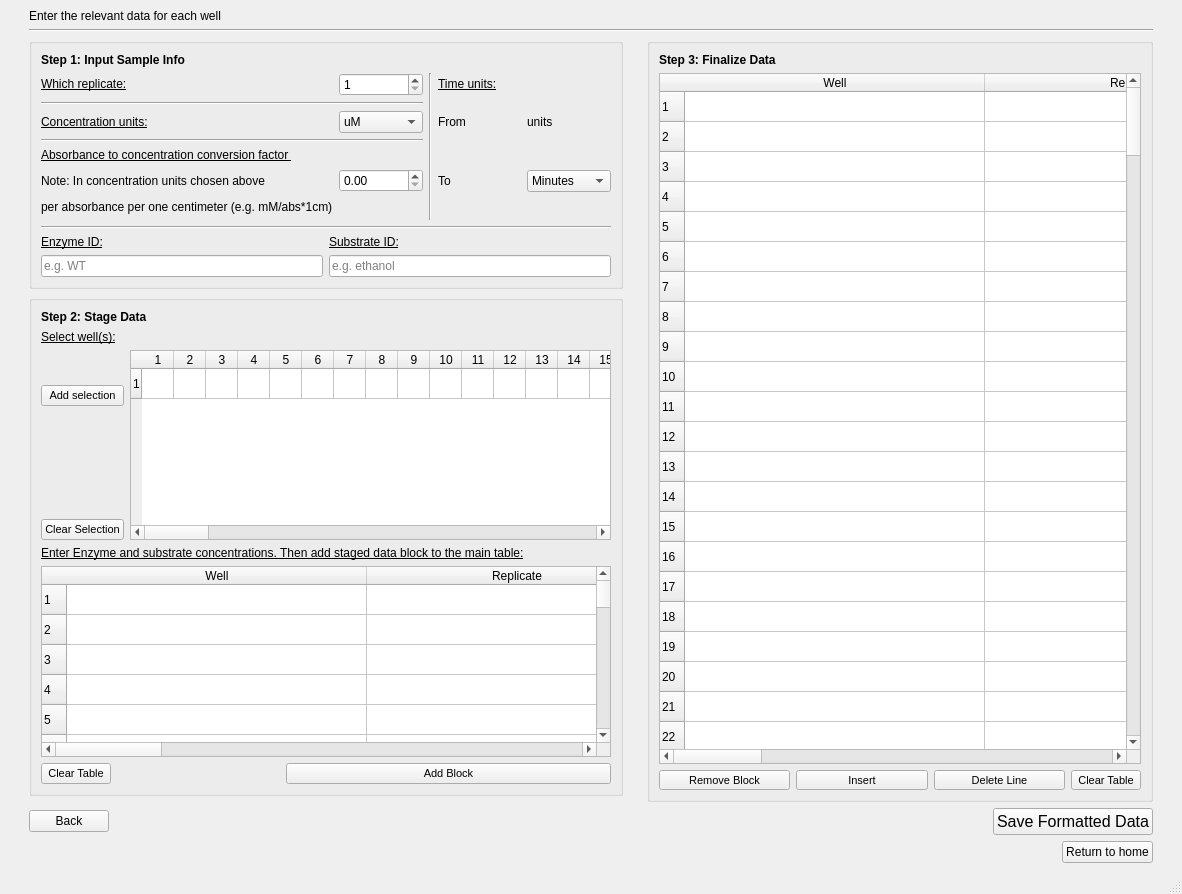
<?xml version="1.0" encoding="UTF-8"?>
<ui version="4.0">
 <class>MainWindow</class>
 <widget class="QMainWindow" name="MainWindow">
  <property name="geometry">
   <rect>
    <x>0</x>
    <y>0</y>
    <width>1182</width>
    <height>894</height>
   </rect>
  </property>
  <property name="sizePolicy">
   <sizepolicy hsizetype="Fixed" vsizetype="Fixed">
    <horstretch>0</horstretch>
    <verstretch>0</verstretch>
   </sizepolicy>
  </property>
  <property name="windowTitle">
   <string>Column Map Selection</string>
  </property>
  <widget class="QWidget" name="centralwidget">
   <layout class="QGridLayout" name="gridLayout_2">
    <item row="3" column="2">
     <widget class="QGroupBox" name="groupBox_2">
      <property name="title">
       <string/>
      </property>
      <layout class="QGridLayout" name="gridLayout_8">
       <item row="2" column="0">
        <layout class="QHBoxLayout" name="horizontalLayout_5">
         <item>
          <layout class="QVBoxLayout" name="verticalLayout">
           <item alignment="Qt::AlignVCenter">
            <widget class="QPushButton" name="addslct_btn">
             <property name="sizePolicy">
              <sizepolicy hsizetype="Minimum" vsizetype="Minimum">
               <horstretch>0</horstretch>
               <verstretch>0</verstretch>
              </sizepolicy>
             </property>
             <property name="font">
              <font>
               <pointsize>8</pointsize>
              </font>
             </property>
             <property name="text">
              <string>Add selection</string>
             </property>
            </widget>
           </item>
           <item alignment="Qt::AlignBottom">
            <widget class="QPushButton" name="clear_btn">
             <property name="sizePolicy">
              <sizepolicy hsizetype="Minimum" vsizetype="Minimum">
               <horstretch>0</horstretch>
               <verstretch>0</verstretch>
              </sizepolicy>
             </property>
             <property name="font">
              <font>
               <pointsize>8</pointsize>
              </font>
             </property>
             <property name="text">
              <string>Clear Selection</string>
             </property>
            </widget>
           </item>
          </layout>
         </item>
         <item>
          <widget class="QTableWidget" name="headers_table">
           <property name="sizePolicy">
            <sizepolicy hsizetype="Expanding" vsizetype="Preferred">
             <horstretch>0</horstretch>
             <verstretch>0</verstretch>
            </sizepolicy>
           </property>
           <property name="maximumSize">
            <size>
             <width>16777215</width>
             <height>300</height>
            </size>
           </property>
           <property name="editTriggers">
            <set>QAbstractItemView::AnyKeyPressed|QAbstractItemView::DoubleClicked</set>
           </property>
           <property name="selectionMode">
            <enum>QAbstractItemView::MultiSelection</enum>
           </property>
           <property name="rowCount">
            <number>1</number>
           </property>
           <property name="columnCount">
            <number>100</number>
           </property>
           <attribute name="horizontalHeaderMinimumSectionSize">
            <number>32</number>
           </attribute>
           <attribute name="horizontalHeaderDefaultSectionSize">
            <number>32</number>
           </attribute>
           <row/>
           <column/>
           <column/>
           <column/>
           <column/>
           <column/>
           <column/>
           <column/>
           <column/>
           <column/>
           <column/>
           <column/>
           <column/>
           <column/>
           <column/>
           <column/>
           <column/>
           <column/>
           <column/>
           <column/>
           <column/>
           <column/>
           <column/>
           <column/>
           <column/>
           <column/>
           <column/>
           <column/>
           <column/>
           <column/>
           <column/>
           <column/>
           <column/>
           <column/>
           <column/>
           <column/>
           <column/>
           <column/>
           <column/>
           <column/>
           <column/>
           <column/>
           <column/>
           <column/>
           <column/>
           <column/>
           <column/>
           <column/>
           <column/>
           <column/>
           <column/>
           <column/>
           <column/>
           <column/>
           <column/>
           <column/>
           <column/>
           <column/>
           <column/>
           <column/>
           <column/>
           <column/>
           <column/>
           <column/>
           <column/>
           <column/>
           <column/>
           <column/>
           <column/>
           <column/>
           <column/>
           <column/>
           <column/>
           <column/>
           <column/>
           <column/>
           <column/>
           <column/>
           <column/>
           <column/>
           <column/>
           <column/>
           <column/>
           <column/>
           <column/>
           <column/>
           <column/>
           <column/>
           <column/>
           <column/>
           <column/>
           <column/>
           <column/>
           <column/>
           <column/>
           <column/>
           <column/>
           <column/>
           <column/>
           <column/>
           <column/>
          </widget>
         </item>
        </layout>
       </item>
       <item row="1" column="0">
        <widget class="QLabel" name="label_3">
         <property name="sizePolicy">
          <sizepolicy hsizetype="Preferred" vsizetype="Preferred">
           <horstretch>0</horstretch>
           <verstretch>0</verstretch>
          </sizepolicy>
         </property>
         <property name="text">
          <string>&lt;html&gt;&lt;head/&gt;&lt;body&gt;&lt;p&gt;&lt;span style=&quot; text-decoration: underline;&quot;&gt;Select well(s):&lt;/span&gt;&lt;/p&gt;&lt;/body&gt;&lt;/html&gt;</string>
         </property>
        </widget>
       </item>
       <item row="0" column="0">
        <widget class="QLabel" name="label_9">
         <property name="text">
          <string>&lt;html&gt;&lt;head/&gt;&lt;body&gt;&lt;p&gt;&lt;span style=&quot; font-weight:600;&quot;&gt;Step 2: Stage Data&lt;/span&gt;&lt;/p&gt;&lt;/body&gt;&lt;/html&gt;</string>
         </property>
        </widget>
       </item>
       <item row="3" column="0">
        <layout class="QGridLayout" name="gridLayout_5">
         <item row="1" column="0" colspan="3">
          <widget class="QTableWidget" name="settable">
           <property name="focusPolicy">
            <enum>Qt::StrongFocus</enum>
           </property>
           <property name="toolTip">
            <string/>
           </property>
           <property name="selectionMode">
            <enum>QAbstractItemView::ExtendedSelection</enum>
           </property>
           <property name="selectionBehavior">
            <enum>QAbstractItemView::SelectItems</enum>
           </property>
           <property name="sortingEnabled">
            <bool>false</bool>
           </property>
           <property name="wordWrap">
            <bool>false</bool>
           </property>
           <property name="rowCount">
            <number>100</number>
           </property>
           <property name="columnCount">
            <number>5</number>
           </property>
           <attribute name="horizontalHeaderCascadingSectionResizes">
            <bool>false</bool>
           </attribute>
           <attribute name="horizontalHeaderMinimumSectionSize">
            <number>17</number>
           </attribute>
           <attribute name="horizontalHeaderDefaultSectionSize">
            <number>300</number>
           </attribute>
           <attribute name="horizontalHeaderShowSortIndicator" stdset="0">
            <bool>false</bool>
           </attribute>
           <attribute name="horizontalHeaderStretchLastSection">
            <bool>false</bool>
           </attribute>
           <row/>
           <row/>
           <row/>
           <row/>
           <row/>
           <row/>
           <row/>
           <row/>
           <row/>
           <row/>
           <row/>
           <row/>
           <row/>
           <row/>
           <row/>
           <row/>
           <row/>
           <row/>
           <row/>
           <row/>
           <row/>
           <row/>
           <row/>
           <row/>
           <row/>
           <row/>
           <row/>
           <row/>
           <row/>
           <row/>
           <row/>
           <row/>
           <row/>
           <row/>
           <row/>
           <row/>
           <row/>
           <row/>
           <row/>
           <row/>
           <row/>
           <row/>
           <row/>
           <row/>
           <row/>
           <row/>
           <row/>
           <row/>
           <row/>
           <row/>
           <row/>
           <row/>
           <row/>
           <row/>
           <row/>
           <row/>
           <row/>
           <row/>
           <row/>
           <row/>
           <row/>
           <row/>
           <row/>
           <row/>
           <row/>
           <row/>
           <row/>
           <row/>
           <row/>
           <row/>
           <row/>
           <row/>
           <row/>
           <row/>
           <row/>
           <row/>
           <row/>
           <row/>
           <row/>
           <row/>
           <row/>
           <row/>
           <row/>
           <row/>
           <row/>
           <row/>
           <row/>
           <row/>
           <row/>
           <row/>
           <row/>
           <row/>
           <row/>
           <row/>
           <row/>
           <row/>
           <row/>
           <row/>
           <row/>
           <row/>
           <column>
            <property name="text">
             <string>Well</string>
            </property>
           </column>
           <column>
            <property name="text">
             <string>Replicate</string>
            </property>
           </column>
           <column>
            <property name="text">
             <string>Sample ID</string>
            </property>
           </column>
           <column>
            <property name="text">
             <string>[Substrate]</string>
            </property>
           </column>
           <column>
            <property name="text">
             <string>[Enzyme]</string>
            </property>
           </column>
          </widget>
         </item>
         <item row="4" column="0" alignment="Qt::AlignLeft">
          <widget class="QToolButton" name="cleartab_btn">
           <property name="sizePolicy">
            <sizepolicy hsizetype="Minimum" vsizetype="Minimum">
             <horstretch>0</horstretch>
             <verstretch>0</verstretch>
            </sizepolicy>
           </property>
           <property name="font">
            <font>
             <pointsize>8</pointsize>
            </font>
           </property>
           <property name="text">
            <string>Clear Table</string>
           </property>
          </widget>
         </item>
         <item row="4" column="1" colspan="2">
          <widget class="QPushButton" name="add_btn">
           <property name="sizePolicy">
            <sizepolicy hsizetype="Minimum" vsizetype="Minimum">
             <horstretch>0</horstretch>
             <verstretch>0</verstretch>
            </sizepolicy>
           </property>
           <property name="font">
            <font>
             <pointsize>8</pointsize>
            </font>
           </property>
           <property name="text">
            <string>Add Block</string>
           </property>
          </widget>
         </item>
         <item row="0" column="0" colspan="2">
          <widget class="QLabel" name="label_11">
           <property name="text">
            <string>&lt;html&gt;&lt;head/&gt;&lt;body&gt;&lt;p&gt;&lt;span style=&quot; text-decoration: underline;&quot;&gt;Enter Enzyme and substrate concentrations. Then add staged data block to the main table:&lt;/span&gt;&lt;/p&gt;&lt;/body&gt;&lt;/html&gt;</string>
           </property>
          </widget>
         </item>
        </layout>
       </item>
      </layout>
     </widget>
    </item>
    <item row="2" column="2">
     <widget class="QGroupBox" name="groupBox">
      <property name="title">
       <string/>
      </property>
      <layout class="QGridLayout" name="gridLayout_7">
       <item row="1" column="0">
        <layout class="QGridLayout" name="gridLayout_6">
         <item row="0" column="4">
          <widget class="QLabel" name="label_5">
           <property name="text">
            <string>&lt;html&gt;&lt;head/&gt;&lt;body&gt;&lt;p&gt;&lt;span style=&quot; text-decoration: underline;&quot;&gt;Time units:&lt;/span&gt;&lt;/p&gt;&lt;/body&gt;&lt;/html&gt;</string>
           </property>
          </widget>
         </item>
         <item row="0" column="0">
          <widget class="QLabel" name="label_2">
           <property name="text">
            <string>&lt;html&gt;&lt;head/&gt;&lt;body&gt;&lt;p&gt;&lt;span style=&quot; text-decoration: underline;&quot;&gt;Which replicate:&lt;/span&gt;&lt;/p&gt;&lt;/body&gt;&lt;/html&gt;</string>
           </property>
          </widget>
         </item>
         <item row="4" column="5">
          <widget class="QComboBox" name="to_combobox">
           <property name="currentIndex">
            <number>1</number>
           </property>
           <item>
            <property name="text">
             <string>Seconds</string>
            </property>
           </item>
           <item>
            <property name="text">
             <string>Minutes</string>
            </property>
           </item>
           <item>
            <property name="text">
             <string>Hours</string>
            </property>
           </item>
          </widget>
         </item>
         <item row="2" column="1">
          <widget class="QComboBox" name="conc_combobox">
           <property name="currentIndex">
            <number>2</number>
           </property>
           <item>
            <property name="text">
             <string>pM</string>
            </property>
           </item>
           <item>
            <property name="text">
             <string>nM</string>
            </property>
           </item>
           <item>
            <property name="text">
             <string>uM</string>
            </property>
           </item>
           <item>
            <property name="text">
             <string>mM</string>
            </property>
           </item>
          </widget>
         </item>
         <item row="0" column="3" rowspan="6">
          <widget class="Line" name="line_2">
           <property name="orientation">
            <enum>Qt::Vertical</enum>
           </property>
          </widget>
         </item>
         <item row="4" column="0">
          <widget class="QLabel" name="label_14">
           <property name="text">
            <string>&lt;html&gt;&lt;head/&gt;&lt;body&gt;&lt;p&gt;&lt;span style=&quot; text-decoration: underline;&quot;&gt;Absorbance to concentration conversion factor &lt;/span&gt;&lt;/p&gt;&lt;p&gt;Note: In concentration units chosen above&lt;/p&gt;&lt;p&gt;per absorbance per one centimeter (e.g. mM/abs*1cm)&lt;/p&gt;&lt;/body&gt;&lt;/html&gt;</string>
           </property>
          </widget>
         </item>
         <item row="0" column="1">
          <widget class="QSpinBox" name="repl_spinbox">
           <property name="minimum">
            <number>1</number>
           </property>
          </widget>
         </item>
         <item row="1" column="0" colspan="2">
          <widget class="Line" name="line_4">
           <property name="orientation">
            <enum>Qt::Horizontal</enum>
           </property>
          </widget>
         </item>
         <item row="4" column="1">
          <widget class="QDoubleSpinBox" name="abs_to_conc_spinbox"/>
         </item>
         <item row="2" column="4">
          <widget class="QLabel" name="label_12">
           <property name="text">
            <string>From</string>
           </property>
          </widget>
         </item>
         <item row="2" column="5">
          <widget class="QLabel" name="initial_timeunits_label">
           <property name="text">
            <string>units</string>
           </property>
          </widget>
         </item>
         <item row="4" column="4">
          <widget class="QLabel" name="label_13">
           <property name="text">
            <string>To</string>
           </property>
          </widget>
         </item>
         <item row="2" column="0">
          <widget class="QLabel" name="label_7">
           <property name="text">
            <string>&lt;html&gt;&lt;head/&gt;&lt;body&gt;&lt;p&gt;&lt;span style=&quot; text-decoration: underline;&quot;&gt;Concentration units:&lt;/span&gt;&lt;/p&gt;&lt;/body&gt;&lt;/html&gt;</string>
           </property>
          </widget>
         </item>
         <item row="3" column="0" colspan="2">
          <widget class="Line" name="line_5">
           <property name="orientation">
            <enum>Qt::Horizontal</enum>
           </property>
          </widget>
         </item>
        </layout>
       </item>
       <item row="2" column="0">
        <layout class="QGridLayout" name="gridLayout_4">
         <item row="2" column="2" colspan="2">
          <widget class="QLineEdit" name="subid_lineedit">
           <property name="text">
            <string/>
           </property>
           <property name="placeholderText">
            <string>e.g. ethanol</string>
           </property>
          </widget>
         </item>
         <item row="1" column="0" colspan="2">
          <widget class="QLabel" name="label">
           <property name="text">
            <string>&lt;html&gt;&lt;head/&gt;&lt;body&gt;&lt;p&gt;&lt;span style=&quot; text-decoration: underline;&quot;&gt;Enzyme ID:&lt;/span&gt;&lt;/p&gt;&lt;/body&gt;&lt;/html&gt;</string>
           </property>
          </widget>
         </item>
         <item row="1" column="2" colspan="2">
          <widget class="QLabel" name="label_6">
           <property name="text">
            <string>&lt;html&gt;&lt;head/&gt;&lt;body&gt;&lt;p&gt;&lt;span style=&quot; text-decoration: underline;&quot;&gt;Substrate ID:&lt;/span&gt;&lt;/p&gt;&lt;/body&gt;&lt;/html&gt;</string>
           </property>
          </widget>
         </item>
         <item row="2" column="0" colspan="2">
          <widget class="QLineEdit" name="enzid_lineedit">
           <property name="placeholderText">
            <string>e.g. WT</string>
           </property>
          </widget>
         </item>
         <item row="0" column="0" colspan="4">
          <widget class="Line" name="line_3">
           <property name="orientation">
            <enum>Qt::Horizontal</enum>
           </property>
          </widget>
         </item>
        </layout>
       </item>
       <item row="0" column="0">
        <widget class="QLabel" name="label_8">
         <property name="text">
          <string>&lt;html&gt;&lt;head/&gt;&lt;body&gt;&lt;p&gt;&lt;span style=&quot; font-weight:600;&quot;&gt;Step 1: Input Sample Info&lt;/span&gt;&lt;/p&gt;&lt;/body&gt;&lt;/html&gt;</string>
         </property>
        </widget>
       </item>
      </layout>
     </widget>
    </item>
    <item row="0" column="2">
     <widget class="QLabel" name="label_4">
      <property name="text">
       <string>Enter the relevant data for each well</string>
      </property>
     </widget>
    </item>
    <item row="1" column="2" colspan="5">
     <widget class="Line" name="line">
      <property name="orientation">
       <enum>Qt::Horizontal</enum>
      </property>
     </widget>
    </item>
    <item row="5" column="2" alignment="Qt::AlignLeft">
     <widget class="QPushButton" name="back_btn">
      <property name="text">
       <string>Back</string>
      </property>
     </widget>
    </item>
    <item row="5" column="6" alignment="Qt::AlignRight">
     <widget class="QPushButton" name="format_btn">
      <property name="font">
       <font>
        <pointsize>12</pointsize>
       </font>
      </property>
      <property name="text">
       <string>Save Formatted Data</string>
      </property>
     </widget>
    </item>
    <item row="5" column="0">
     <spacer name="horizontalSpacer">
      <property name="orientation">
       <enum>Qt::Horizontal</enum>
      </property>
      <property name="sizeType">
       <enum>QSizePolicy::Fixed</enum>
      </property>
      <property name="sizeHint" stdset="0">
       <size>
        <width>20</width>
        <height>20</height>
       </size>
      </property>
     </spacer>
    </item>
    <item row="5" column="7">
     <spacer name="horizontalSpacer_2">
      <property name="orientation">
       <enum>Qt::Horizontal</enum>
      </property>
      <property name="sizeType">
       <enum>QSizePolicy::Fixed</enum>
      </property>
      <property name="sizeHint" stdset="0">
       <size>
        <width>20</width>
        <height>20</height>
       </size>
      </property>
     </spacer>
    </item>
    <item row="2" column="6" rowspan="3">
     <widget class="QGroupBox" name="groupBox_3">
      <property name="title">
       <string/>
      </property>
      <layout class="QGridLayout" name="gridLayout">
       <item row="2" column="0">
        <layout class="QGridLayout" name="gridLayout_3">
         <item row="1" column="0">
          <layout class="QHBoxLayout" name="horizontalLayout_2">
           <item>
            <widget class="QToolButton" name="remove_btn">
             <property name="sizePolicy">
              <sizepolicy hsizetype="Minimum" vsizetype="Minimum">
               <horstretch>0</horstretch>
               <verstretch>0</verstretch>
              </sizepolicy>
             </property>
             <property name="font">
              <font>
               <pointsize>8</pointsize>
              </font>
             </property>
             <property name="text">
              <string>Remove Block</string>
             </property>
            </widget>
           </item>
           <item>
            <widget class="QToolButton" name="insert_btn">
             <property name="sizePolicy">
              <sizepolicy hsizetype="Minimum" vsizetype="Minimum">
               <horstretch>0</horstretch>
               <verstretch>0</verstretch>
              </sizepolicy>
             </property>
             <property name="font">
              <font>
               <pointsize>8</pointsize>
              </font>
             </property>
             <property name="text">
              <string>Insert</string>
             </property>
            </widget>
           </item>
           <item>
            <widget class="QToolButton" name="delete_btn">
             <property name="sizePolicy">
              <sizepolicy hsizetype="Minimum" vsizetype="Minimum">
               <horstretch>0</horstretch>
               <verstretch>0</verstretch>
              </sizepolicy>
             </property>
             <property name="font">
              <font>
               <pointsize>8</pointsize>
              </font>
             </property>
             <property name="text">
              <string>Delete Line</string>
             </property>
            </widget>
           </item>
           <item>
            <widget class="QToolButton" name="clearmaintab_btn">
             <property name="sizePolicy">
              <sizepolicy hsizetype="Maximum" vsizetype="Minimum">
               <horstretch>0</horstretch>
               <verstretch>0</verstretch>
              </sizepolicy>
             </property>
             <property name="font">
              <font>
               <pointsize>8</pointsize>
              </font>
             </property>
             <property name="text">
              <string>Clear Table</string>
             </property>
            </widget>
           </item>
          </layout>
         </item>
        </layout>
       </item>
       <item row="1" column="0">
        <widget class="QTableWidget" name="maintable">
         <property name="selectionBehavior">
          <enum>QAbstractItemView::SelectItems</enum>
         </property>
         <property name="rowCount">
          <number>200</number>
         </property>
         <attribute name="horizontalHeaderDefaultSectionSize">
          <number>300</number>
         </attribute>
         <row/>
         <row/>
         <row/>
         <row/>
         <row/>
         <row/>
         <row/>
         <row/>
         <row/>
         <row/>
         <row/>
         <row/>
         <row/>
         <row/>
         <row/>
         <row/>
         <row/>
         <row/>
         <row/>
         <row/>
         <row/>
         <row/>
         <row/>
         <row/>
         <row/>
         <row/>
         <row/>
         <row/>
         <row/>
         <row/>
         <row/>
         <row/>
         <row/>
         <row/>
         <row/>
         <row/>
         <row/>
         <row/>
         <row/>
         <row/>
         <row/>
         <row/>
         <row/>
         <row/>
         <row/>
         <row/>
         <row/>
         <row/>
         <row/>
         <row/>
         <row/>
         <row/>
         <row/>
         <row/>
         <row/>
         <row/>
         <row/>
         <row/>
         <row/>
         <row/>
         <row/>
         <row/>
         <row/>
         <row/>
         <row/>
         <row/>
         <row/>
         <row/>
         <row/>
         <row/>
         <row/>
         <row/>
         <row/>
         <row/>
         <row/>
         <row/>
         <row/>
         <row/>
         <row/>
         <row/>
         <row/>
         <row/>
         <row/>
         <row/>
         <row/>
         <row/>
         <row/>
         <row/>
         <row/>
         <row/>
         <row/>
         <row/>
         <row/>
         <row/>
         <row/>
         <row/>
         <row/>
         <row/>
         <row/>
         <row/>
         <row/>
         <row/>
         <row/>
         <row/>
         <row/>
         <row/>
         <row/>
         <row/>
         <row/>
         <row/>
         <row/>
         <row/>
         <row/>
         <row/>
         <row/>
         <row/>
         <row/>
         <row/>
         <row/>
         <row/>
         <row/>
         <row/>
         <row/>
         <row/>
         <row/>
         <row/>
         <row/>
         <row/>
         <row/>
         <row/>
         <row/>
         <row/>
         <row/>
         <row/>
         <row/>
         <row/>
         <row/>
         <row/>
         <row/>
         <row/>
         <row/>
         <row/>
         <row/>
         <row/>
         <row/>
         <row/>
         <row/>
         <row/>
         <row/>
         <row/>
         <row/>
         <row/>
         <row/>
         <row/>
         <row/>
         <row/>
         <row/>
         <row/>
         <row/>
         <row/>
         <row/>
         <row/>
         <row/>
         <row/>
         <row/>
         <row/>
         <row/>
         <row/>
         <row/>
         <row/>
         <row/>
         <row/>
         <row/>
         <row/>
         <row/>
         <row/>
         <row/>
         <row/>
         <row/>
         <row/>
         <row/>
         <row/>
         <row/>
         <row/>
         <row/>
         <row/>
         <row/>
         <row/>
         <row/>
         <row/>
         <row/>
         <row/>
         <row/>
         <row/>
         <row/>
         <row/>
         <row/>
         <row/>
         <row/>
         <row/>
         <column>
          <property name="text">
           <string>Well</string>
          </property>
         </column>
         <column>
          <property name="text">
           <string>Replicate</string>
          </property>
         </column>
         <column>
          <property name="text">
           <string>Sample ID</string>
          </property>
         </column>
         <column>
          <property name="text">
           <string>[Substrate]</string>
          </property>
         </column>
         <column>
          <property name="text">
           <string>[Enzyme]</string>
          </property>
         </column>
        </widget>
       </item>
       <item row="0" column="0">
        <widget class="QLabel" name="label_10">
         <property name="text">
          <string>&lt;html&gt;&lt;head/&gt;&lt;body&gt;&lt;p&gt;&lt;span style=&quot; font-weight:600;&quot;&gt;Step 3: Finalize Data&lt;/span&gt;&lt;/p&gt;&lt;/body&gt;&lt;/html&gt;</string>
         </property>
        </widget>
       </item>
      </layout>
     </widget>
    </item>
    <item row="6" column="6" alignment="Qt::AlignRight">
     <widget class="QPushButton" name="rtn_home_btn">
      <property name="text">
       <string>Return to home</string>
      </property>
     </widget>
    </item>
   </layout>
  </widget>
  <widget class="QMenuBar" name="menubar">
   <property name="geometry">
    <rect>
     <x>0</x>
     <y>0</y>
     <width>1182</width>
     <height>22</height>
    </rect>
   </property>
  </widget>
  <widget class="QStatusBar" name="statusbar"/>
 </widget>
 <resources/>
 <connections/>
</ui>
